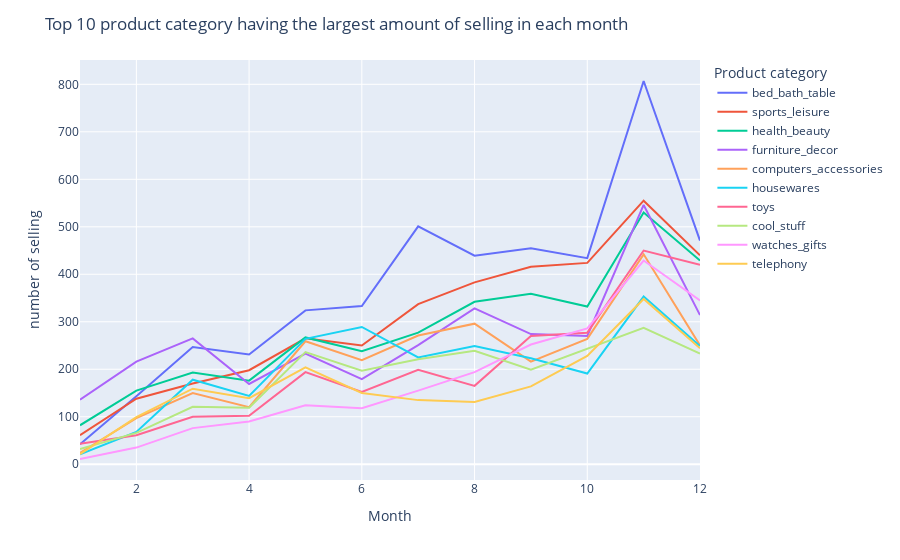

The notebook cell saved with this chart:
### Code cell
indexs=df_top10_sell_month.index.get_level_values(0)
colors=np.array(df_top10_sell_month.index.get_level_values(1))
plt.figure(figsize=(16,10))

#Using plotly express library to create interactively multiple line charts of top 10 product categories having the largest number of selling in each month
fig=px.line(df_top10_sell_month,x=indexs,y=df_top10_sell_month.values,color=colors)

#Using fig.update_layout to make visualization more details and clearly
fig.update_layout(xaxis_title='Month',
                  yaxis_title='number of selling',
                  title_text='Top 10 product category having the largest amount of selling in each month',
                  legend_title_text='Product category',
                 )
fig.show()

### Figure 1 — Plotly figure (JSON) as saved in the notebook; plotly's stock layout.template omitted (floating-point values rounded to 4 significant figures)
{"data": [{"hoverlabel": {"namelength": 0}, "hovertemplate": "color=bed_bath_table<br>x=%{x}<br>y=%{y}", "legendgroup": "bed_bath_table", "line": {"color": "#636efa", "dash": "solid"}, "mode": "lines", "name": "bed_bath_table", "showlegend": true, "type": "scatter", "x": ["01", "02", "03", "04", "05", "06", "07", "08", "09", "10", "11", "12"], "xaxis": "x", "y": [42, 143, 247, 231, 324, 333, 501, 439, 455, 434, 807, 471], "yaxis": "y"}, {"hoverlabel": {"namelength": 0}, "hovertemplate": "color=sports_leisure<br>x=%{x}<br>y=%{y}", "legendgroup": "sports_leisure", "line": {"color": "#EF553B", "dash": "solid"}, "mode": "lines", "name": "sports_leisure", "showlegend": true, "type": "scatter", "x": ["01", "02", "03", "04", "05", "06", "07", "08", "09", "10", "11", "12"], "xaxis": "x", "y": [61, 138, 170, 198, 265, 250, 337, 383, 416, 424, 555, 440], "yaxis": "y"}, {"hoverlabel": {"namelength": 0}, "hovertemplate": "color=health_beauty<br>x=%{x}<br>y=%{y}", "legendgroup": "health_beauty", "line": {"color": "#00cc96", "dash": "solid"}, "mode": "lines", "name": "health_beauty", "showlegend": true, "type": "scatter", "x": ["01", "02", "03", "04", "05", "06", "07", "08", "09", "10", "11", "12"], "xaxis": "x", "y": [82, 155, 193, 176, 267, 238, 277, 342, 359, 332, 530, 429], "yaxis": "y"}, {"hoverlabel": {"namelength": 0}, "hovertemplate": "color=furniture_decor<br>x=%{x}<br>y=%{y}", "legendgroup": "furniture_decor", "line": {"color": "#ab63fa", "dash": "solid"}, "mode": "lines", "name": "furniture_decor", "showlegend": true, "type": "scatter", "x": ["01", "02", "03", "04", "05", "06", "07", "08", "09", "10", "11", "12"], "xaxis": "x", "y": [136, 216, 265, 169, 233, 179, 251, 328, 274, 270, 546, 314], "yaxis": "y"}, {"hoverlabel": {"namelength": 0}, "hovertemplate": "color=computers_accessories<br>x=%{x}<br>y=%{y}", "legendgroup": "computers_accessories", "line": {"color": "#FFA15A", "dash": "solid"}, "mode": "lines", "name": "computers_accessories", "showlegend": true, "type": "scatter", "x": ["01", "02", "03", "04", "05", "06", "07", "08", "09", "10", "11", "12"], "xaxis": "x", "y": [24, 97, 150, 120, 259, 219, 271, 296, 216, 264, 442, 250], "yaxis": "y"}, {"hoverlabel": {"namelength": 0}, "hovertemplate": "color=housewares<br>x=%{x}<br>y=%{y}", "legendgroup": "housewares", "line": {"color": "#19d3f3", "dash": "solid"}, "mode": "lines", "name": "housewares", "showlegend": true, "type": "scatter", "x": ["01", "02", "03", "04", "05", "06", "07", "08", "09", "10", "11", "12"], "xaxis": "x", "y": [21, 68, 178, 144, 264, 289, 225, 249, 223, 191, 353, 249], "yaxis": "y"}, {"hoverlabel": {"namelength": 0}, "hovertemplate": "color=toys<br>x=%{x}<br>y=%{y}", "legendgroup": "toys", "line": {"color": "#FF6692", "dash": "solid"}, "mode": "lines", "name": "toys", "showlegend": true, "type": "scatter", "x": ["01", "02", "03", "04", "05", "06", "07", "08", "09", "10", "11", "12"], "xaxis": "x", "y": [43, 61, 100, 102, 194, 152, 199, 165, 270, 277, 450, 420], "yaxis": "y"}, {"hoverlabel": {"namelength": 0}, "hovertemplate": "color=cool_stuff<br>x=%{x}<br>y=%{y}", "legendgroup": "cool_stuff", "line": {"color": "#B6E880", "dash": "solid"}, "mode": "lines", "name": "cool_stuff", "showlegend": true, "type": "scatter", "x": ["01", "02", "03", "04", "05", "06", "07", "08", "09", "10", "11", "12"], "xaxis": "x", "y": [32, 66, 121, 119, 236, 197, 221, 239, 199, 243, 287, 233], "yaxis": "y"}, {"hoverlabel": {"namelength": 0}, "hovertemplate": "color=watches_gifts<br>x=%{x}<br>y=%{y}", "legendgroup": "watches_gifts", "line": {"color": "#FF97FF", "dash": "solid"}, "mode": "lines", "name": "watches_gifts", "showlegend": true, "type": "scatter", "x": ["01", "02", "03", "04", "05", "06", "07", "08", "09", "10", "11", "12"], "xaxis": "x", "y": [11, 35, 76, 90, 124, 118, 155, 194, 252, 286, 429, 345], "yaxis": "y"}, {"hoverlabel": {"namelength": 0}, "hovertemplate": "color=telephony<br>x=%{x}<br>y=%{y}", "legendgroup": "telephony", "line": {"color": "#FECB52", "dash": "solid"}, "mode": "lines", "name": "telephony", "showlegend": true, "type": "scatter", "x": ["01", "02", "03", "04", "05", "06", "07", "08", "09", "10", "11", "12"], "xaxis": "x", "y": [21, 99, 159, 139, 204, 150, 135, 131, 164, 228, 348, 244], "yaxis": "y"}], "layout": {"legend": {"title": {"text": "Product category"}, "tracegroupgap": 0}, "margin": {"t": 60}, "title": {"text": "Top 10 product category having the largest amount of selling in each month"}, "xaxis": {"anchor": "y", "domain": [0, 1], "title": {"text": "Month"}}, "yaxis": {"anchor": "x", "domain": [0, 1], "title": {"text": "number of selling"}}}}
